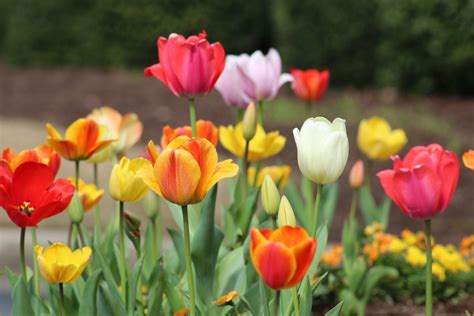
#> input picture image/tulip.jpeg, 474 x 316 px, found by its file name
$ python clahe.py
#> lines starting #> are read from the running program, lines starting #| are printed output that depends on the picture
import cv2 as cv
import matplotlib.pyplot as plt
import os
import numpy as np

def build_histrogram():
    print(os.getcwd())
    imgpath1 = os.path.join(os.getcwd(), 'image/tulip.jpeg')
    imgpath2= os.path.join(os.getcwd(), 'image/paddy_image.jpeg')
    img1 = cv.imread(imgpath1, 0)
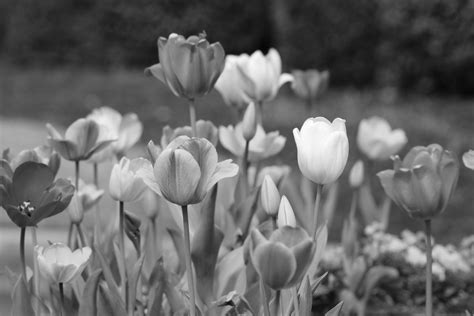
#> img1: shape (316, 474); min 3, max 255, mean 104.5
    img2 = cv.imread(imgpath2, 0)
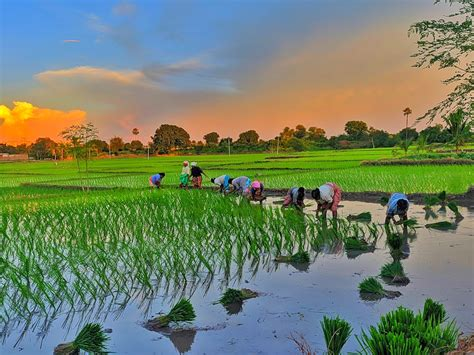
#> input picture image/paddy_image.jpeg, 474 x 355 px, found by its file name
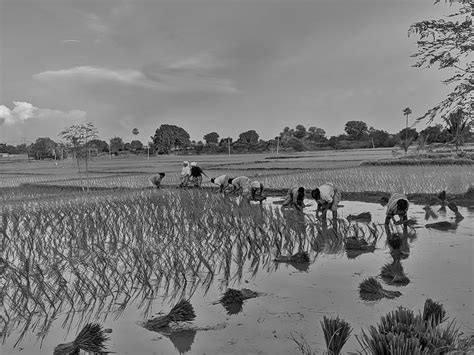
#> img2: shape (355, 474); min 0, max 231, mean 122.2

    calhe = cv.createCLAHE(clipLimit=2.0, tileGridSize=(8,8))
    cl1 = calhe.apply(img1)
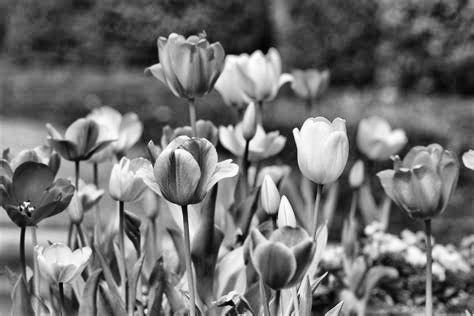
#> cl1: shape (316, 474); min 1, max 255, mean 112.7
    cl2 = calhe.apply(img2)
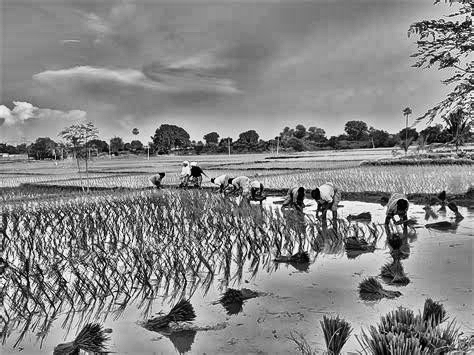
#> cl2: shape (355, 474); min 0, max 254, mean 134.3

    hist = cv.calcHist([img1], [0], None, [256], [0,256])
#> hist = 256 values, max 1544 at index 84, min 0 at index 0, mean 585.1
    hist2 = cv.calcHist([cl1], [0], None, [256], [0,256])
#> hist2 = 256 values, max 1154 at index 74, min 0 at index 0, mean 585.1

    hist3 = cv.calcHist([img2], [0], None, [256], [0,256])
#> hist3 = 256 values, max 3524 at index 146, min 0 at index 230, mean 657.3
    hist4 = cv.calcHist([cl2], [0], None, [256], [0,256])
#> hist4 = 256 values, max 2438 at index 140, min 0 at index 255, mean 657.3

    plt.figure(figsize=(10,10))
    plt.subplot(4,2,1)
    plt.title("Original Image")
    plt.imshow(img1, cmap='gray')
    plt.axis("off")
    plt.subplot(4,2,2)
    plt.title("CLAHE Image")
    plt.imshow(cl1, cmap='gray')
    plt.axis("off")
    plt.subplot(4,2,3)
    plt.title("Original Histogram")
    plt.plot(hist)
    plt.xlim([0,256])
    plt.subplot(4,2,4)
    plt.title("CLAHE Histogram")
    plt.plot(hist2)
    plt.xlim([0,256])
    plt.subplot(4,2,5)
    plt.title("Original Image 2")
    plt.imshow(img2, cmap='gray')
    plt.axis("off")
    plt.subplot(4,2,6)
    plt.title("CLAHE Image 2")
    plt.imshow(cl2, cmap='gray')
    plt.axis("off")

    plt.subplot(4,2,7)
    plt.title("Original Histogram 2")
    plt.plot(hist3)
    plt.xlim([0,256])
    plt.subplot(4,2,8)
    plt.title("CLAHE Histogram 2")
    plt.plot(hist4)
    plt.xlim([0,256])


    plt.show()
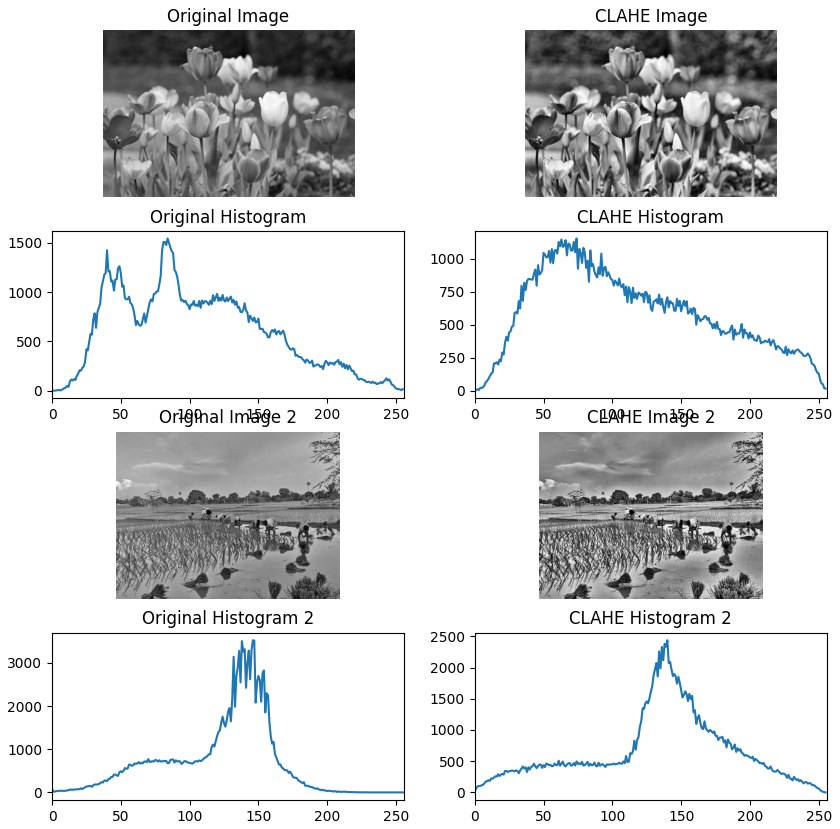
#> figure drawn by matplotlib, 8 panels; panel 3: curve peaks at x = 84, y = 1544; panel 4: curve peaks at x = 74, y = 1154; panel 7: curve peaks at x = 146, y = 3524; panel 8: curve peaks at x = 140, y = 2438

if __name__ == '__main__':
    build_histrogram()
